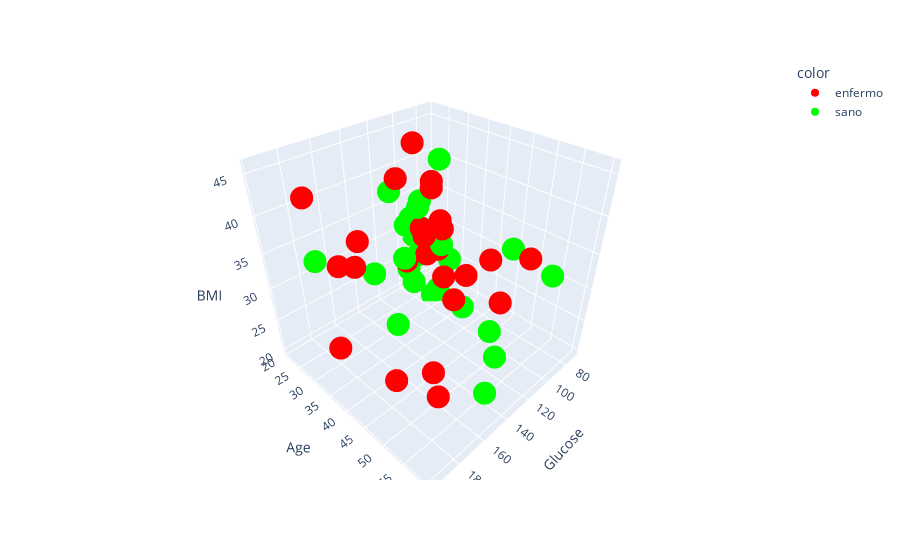

Write notebook code for a chart like this one.
### Code cell
scatter_3d(data_frame=df_sample, 
           x='Glucose', 
           y='Age', 
           z='BMI', 
           color=['enfermo' if ill else 'sano' for ill in df_sample['Outcome']],
           color_discrete_sequence=['#ff0000' if ill else '#00ff00' for ill in df_sample['Outcome']])

### Figure 1 — Plotly figure (JSON) as saved in the notebook; plotly's stock layout.template omitted (floating-point values rounded to 4 significant figures)
{"data": [{"hovertemplate": "color=enfermo<br>Glucose=%{x}<br>Age=%{y}<br>BMI=%{z}<extra></extra>", "legendgroup": "enfermo", "marker": {"color": "#ff0000", "symbol": "circle"}, "mode": "markers", "name": "enfermo", "scene": "scene", "showlegend": true, "type": "scatter3d", "x": [148, 183, 137, 78, 197, 125, 168, 189, 166, 100, 118, 107, 115, 196, 119, 143, 125, 147, 158, 102, 90, 111, 171, 180, 103], "y": [50, 32, 33, 26, 53, 54, 34, 59, 51, 32, 31, 31, 32, 41, 29, 51, 41, 43, 28, 46, 27, 56, 54, 25, 31], "z": [33.6, 23.3, 43.1, 31, 30.5, 31.99, 38, 30.1, 25.8, 30, 45.8, 29.6, 34.6, 39.8, 29, 36.6, 31.1, 39.4, 31.6, 32.9, 38.2, 37.1, 45.4, 42, 39.1]}, {"hovertemplate": "color=sano<br>Glucose=%{x}<br>Age=%{y}<br>BMI=%{z}<extra></extra>", "legendgroup": "sano", "marker": {"color": "#00ff00", "symbol": "circle"}, "mode": "markers", "name": "sano", "scene": "scene", "showlegend": true, "type": "scatter3d", "x": [85, 89, 116, 115, 110, 139, 103, 126, 99, 97, 145, 117, 109, 88, 92, 122, 103, 138, 180, 133, 106, 159, 146, 71, 105], "y": [31, 21, 30, 29, 30, 57, 33, 27, 50, 22, 57, 38, 60, 22, 28, 45, 33, 35, 26, 37, 48, 40, 29, 22, 24], "z": [26.6, 28.1, 25.6, 35.3, 37.6, 27.1, 43.3, 39.3, 35.4, 23.2, 22.2, 34.1, 36, 24.8, 19.9, 27.6, 24, 33.2, 34, 40.2, 22.7, 27.4, 29.7, 28, 31.99]}], "layout": {"legend": {"title": {"text": "color"}, "tracegroupgap": 0}, "margin": {"t": 60}, "scene": {"domain": {"x": [0, 1], "y": [0, 1]}, "xaxis": {"title": {"text": "Glucose"}}, "yaxis": {"title": {"text": "Age"}}, "zaxis": {"title": {"text": "BMI"}}}}}
